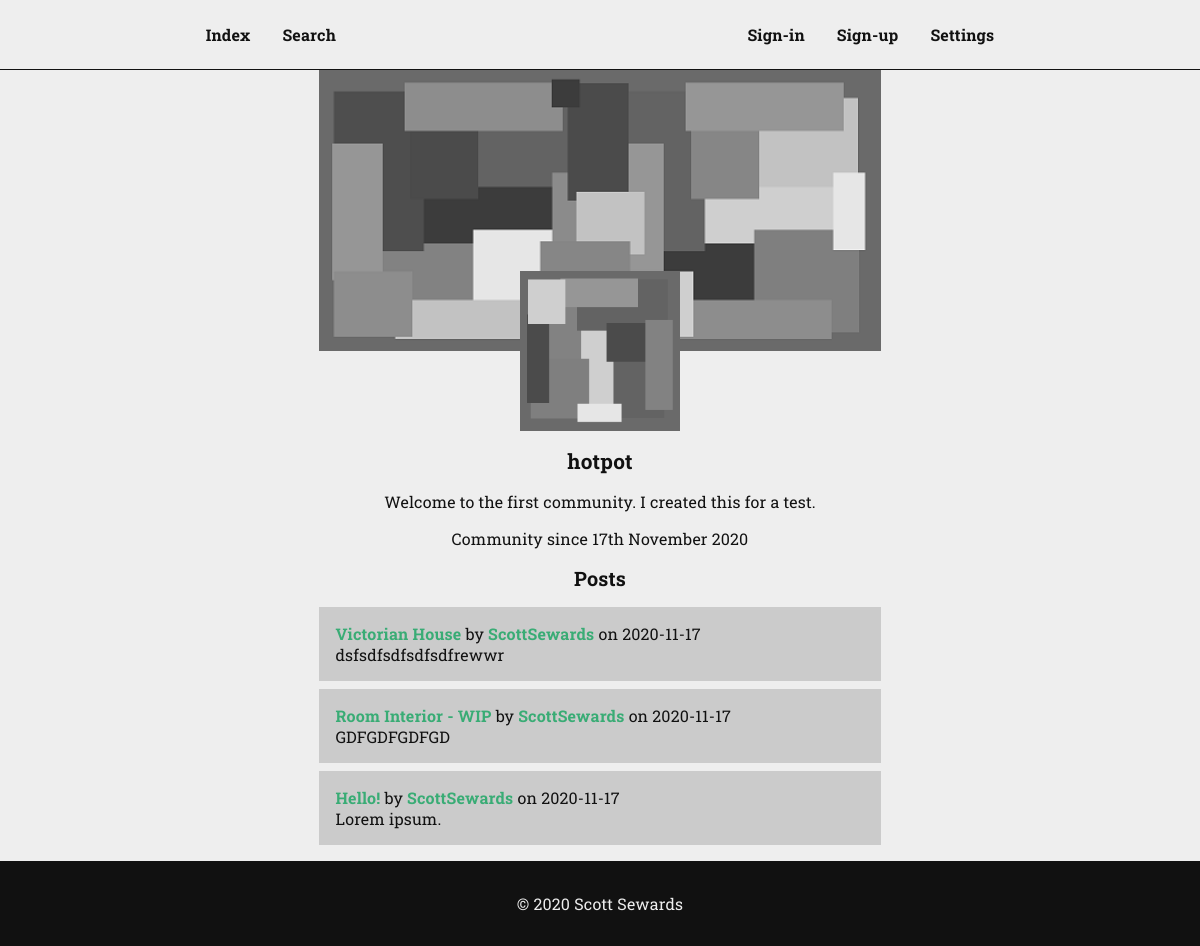
/community.php?name=hotpot, run on an earlier commit of the app's database.
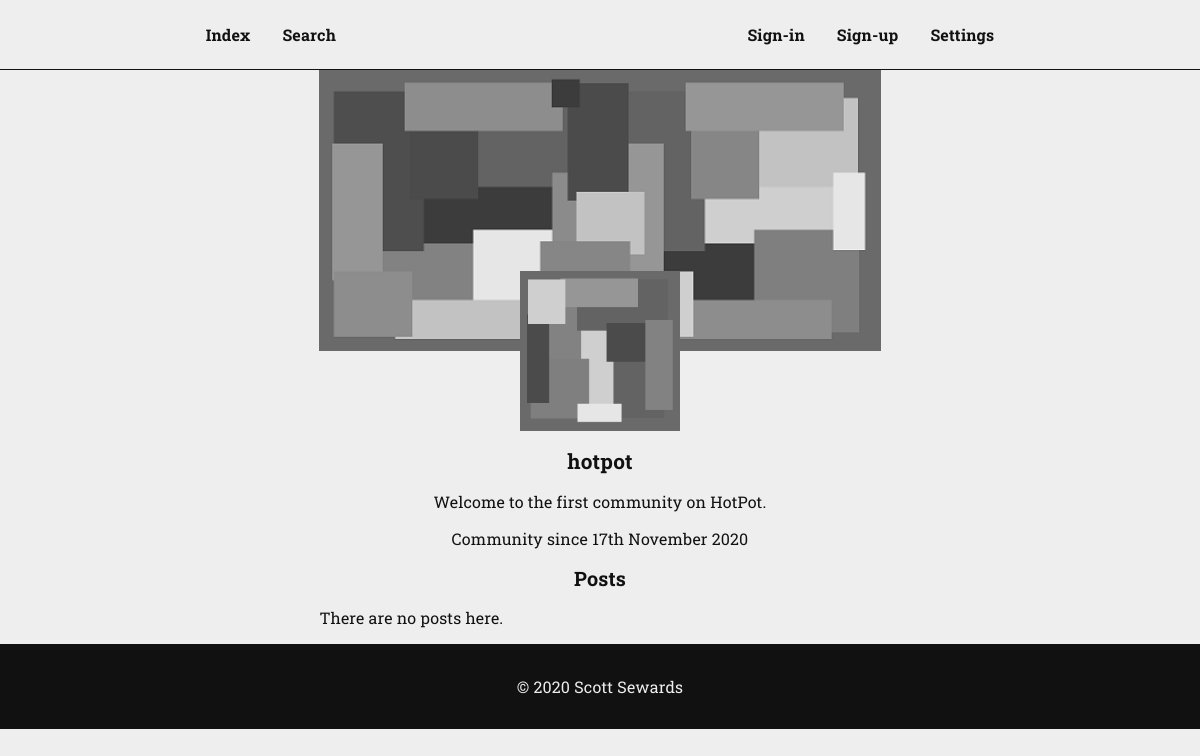
And on a later commit of the database.
### tables this page shows
CREATE TABLE `communities` (
  `id` int(11) NOT NULL,
  `created` date NOT NULL DEFAULT current_timestamp(),
  `created_by` int(11) NOT NULL,
  `admin` int(11) NOT NULL,
  `name` text NOT NULL,
  `description` text NOT NULL,
  `picture` text NOT NULL DEFAULT 'images/picture.png',
  `banner` text NOT NULL DEFAULT 'images/banner.png',
  `subscribers` int(11) NOT NULL DEFAULT 0
);

CREATE TABLE `posts` (
  `id` int(11) NOT NULL,
  `posted` date NOT NULL DEFAULT current_timestamp(),
  `posted_by` int(11) NOT NULL,
  `posted_in` text NOT NULL,
  `title` text NOT NULL,
  `content` text NOT NULL,
  `likes` int(11) NOT NULL DEFAULT 0,
  `dislikes` int(11) NOT NULL DEFAULT 0
);

CREATE TABLE `users` (
  `id` int(11) NOT NULL,
  `created` date NOT NULL DEFAULT current_timestamp(),
  `name` text NOT NULL,
  `email` text NOT NULL,
  `verified` tinyint(1) NOT NULL DEFAULT 0,
  `can_email` tinyint(1) NOT NULL DEFAULT 1,
  `password` text NOT NULL,
  `picture` text NOT NULL DEFAULT 'images/picture.png',
  `banner` text NOT NULL DEFAULT 'images/banner.png'
);

### community.php (the view, shortened to what this page needs)
<?php
require_once("head.php");
if(!isset($_GET["name"])) head_to("404.html");
else $community_name = $_GET["name"];
$select_community = mysqli_query($connection, "SELECT * FROM communities WHERE name='{$community_name}'");
if(mysqli_num_rows($select_community) == "1") {
  $fetch_community = mysqli_fetch_array($select_community);
  $community_id = $fetch_community["id"];
  $community_created = $fetch_community["created"];
  $community_description = $fetch_community["description"];
  $community_picture = $fetch_community["picture"];
  $community_banner = $fetch_community["banner"];
} else {
  head_to("404.html");
}
?>
<main>
  <section>
    <?php
    echo "<img class='banner' src='{$community_banner}' alt='Banner for {$community_name}' height='100%' width='100%'>";
    echo "<img class='picture' src='{$community_picture}' alt='Picture for {$community_name}' height='100%' width='100%'>";
    echo "<h1>{$community_name}</h1>";
    if($community_description != null) echo "<p class='centre'>{$community_description}</p>";
    else echo "<p class='centre'>{$community_name} has no description.</p>";
    $community_created_to_new_date = date("jS F Y", strtotime($community_created));
    echo "<p class='centre'>Community since {$community_created_to_new_date}</p>";
    ?>
  </section>
  <section id='posts'>
    <h2>Posts</h2>
    <?php
    if(isset($_GET["sort"])) $sort_posts_by = $_GET["sort"];
    else $sort_posts_by = "newest";
    if($sort_posts_by == "newest") {
      $select_posts = mysqli_query($connection, "SELECT * FROM posts WHERE posted_in='{$community_id}' ORDER BY id DESC");
    } else if($sort_posts_by = "oldest") {
      $select_posts = mysqli_query($connection, "SELECT * FROM posts WHERE posted_in='{$community_id}' ORDER BY id");
    }
    if(mysqli_num_rows($select_posts) > "0") {
      echo "<div class='posts'>";
      while($fetch_post = mysqli_fetch_array($select_posts)) {
        $post_id = $fetch_post["id"];
        $post_posted = $fetch_post["posted"];
        $post_posted_by = $fetch_post["posted_by"];
        $select_post_posted_by_name = mysqli_query($connection, "SELECT name FROM users WHERE id='{$post_posted_by}'");
        $fetch_post_posted_by_name = mysqli_fetch_array($select_post_posted_by_name);
        $post_posted_by_name = $fetch_post_posted_by_name["name"];
        $post_title = $fetch_post["title"];
        $post_content = $fetch_post["content"];
        echo "
        <div class='post'>
          <span><a href='post.php?id={$post_id}&title={$post_title}'>{$post_title}</a> by <a href='user.php?name={$post_posted_by_name}'>{$post_posted_by_name}</a> on {$post_posted}</span>
          <span class='post-content'>{$post_content}</span>
          <form class='less hide' method='POST'>
            <input type='hidden' name='post-id' value='{$post_id}'>
            <input type='submit' name='pin-post' value='Pin Post' disabled>
          </form>
        </div>";
      }
      echo "</div>";
    } else echo "<p>There are no posts here.</p>";
    ?>
  </section>
</main>
<?php require_once("foot.php"); ?>

What changed in the data, as far as the page shows it:
removed posts: title "Victorian House", users.name "ScottSewards", posted "2020-11-17", content "dsfsdfsdfsdfsdfrewwr"
removed posts: title "Room Interior - WIP", users.name "ScottSewards", posted "2020-11-17", content "GDFGDFGDFGD"
removed posts: title "Hello!", users.name "ScottSewards", posted "2020-11-17", content "Lorem ipsum."
changed communities: description "Welcome to the first community. I created this for a test." → "Welcome to the first community on HotPot."
Also different on the page:
text now shown: "There are no posts here."
